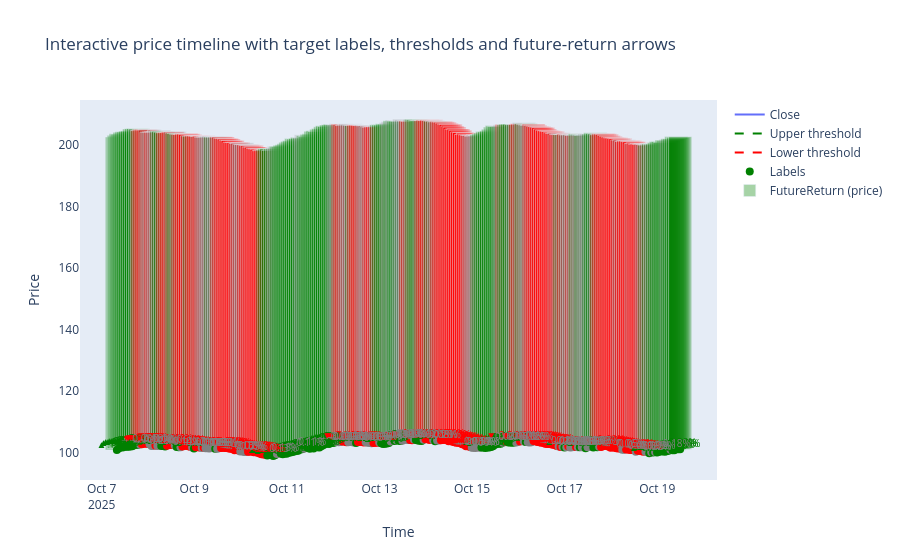

Source (notebook cell):
### Markdown cell above
## Interactive timeline (Plotly)

An interactive chart lets viewers hover to see the exact price, future return and the label. This is useful when sharing the notebook with stakeholders or exporting to HTML.

### Code cell
# Interactive Plotly timeline
plot_df = df.tail(300).reset_index()
plot_df['TargetColor'] = plot_df['Target'].map({0: 'red', 1: 'green', 2: 'gray'})
# Convert return-based thresholds into price-space thresholds for plotting
plot_df['UpperPrice'] = plot_df['Close'] * (1 + plot_df['UpperThreshold'])
plot_df['LowerPrice'] = plot_df['Close'] * (1 + plot_df['LowerThreshold'])
# Create arrow text showing direction and magnitude (▲ up, ▼ down, → sideways)
def arrow_label(fr, up_thr, low_thr):
    if fr > up_thr:
        return f'▲ {fr:.2%}'
    if fr < low_thr:
        return f'▼ {abs(fr):.2%}'
    return f'→ {fr:.2%}'
plot_df['ArrowText'] = plot_df.apply(lambda r: arrow_label(r['FutureReturn'], r['UpperThreshold'], r['LowerThreshold']), axis=1)
fig = go.Figure()
# Price line
fig.add_trace(go.Scatter(x=plot_df['index'], y=plot_df['Close'], mode='lines', name='Close', yaxis='y1'))
# Threshold lines (dashed)
fig.add_trace(go.Scatter(x=plot_df['index'], y=plot_df['UpperPrice'], mode='lines', name='Upper threshold',
                         line=dict(dash='dash', color='green'), yaxis='y1'))
fig.add_trace(go.Scatter(x=plot_df['index'], y=plot_df['LowerPrice'], mode='lines', name='Lower threshold',
                         line=dict(dash='dash', color='red'), yaxis='y1'))
# Markers with hover info
fig.add_trace(go.Scatter(x=plot_df['index'], y=plot_df['Close'], mode='markers',
                         marker=dict(color=plot_df['TargetColor'], size=8),
                         hovertemplate='Time: %{x}<br>Price: %{y:.4f}<br>Future ret: %{customdata[0]:.4f}<br>Label: %{customdata[1]}',
                         customdata=plot_df[['FutureReturn','TargetLabel']].values,
                         name='Labels', yaxis='y1'))
# Arrow text annotations split by class so colors are controlled
up_df = plot_df[plot_df['Target'] == 1]
down_df = plot_df[plot_df['Target'] == 0]
side_df = plot_df[plot_df['Target'] == 2]
fig.add_trace(go.Scatter(x=up_df['index'], y=up_df['Close'], mode='text', text=up_df['ArrowText'],
                         textposition='top center', textfont=dict(size=10, color='green'), showlegend=False, yaxis='y1'))
fig.add_trace(go.Scatter(x=down_df['index'], y=down_df['Close'], mode='text', text=down_df['ArrowText'],
                         textposition='top center', textfont=dict(size=10, color='red'), showlegend=False, yaxis='y1'))
fig.add_trace(go.Scatter(x=side_df['index'], y=side_df['Close'], mode='text', text=side_df['ArrowText'],
                         textposition='top center', textfont=dict(size=10, color='gray'), showlegend=False, yaxis='y1'))
# FutureReturn as price-space bars anchored at the Close price (start at the point and extend up/down)
plot_df['EndPrice'] = plot_df['Close'] * (1 + plot_df['FutureReturn'])
# Bar height (delta) = EndPrice - Close so bars start at the point and extend up/down by the move
plot_df['DeltaPrice'] = plot_df['EndPrice'] - plot_df['Close']
# Color bars by target class to match markers
bar_colors = plot_df['Target'].map({0: 'rgba(255,0,0,0.35)', 1: 'rgba(0,128,0,0.35)', 2: 'rgba(128,128,128,0.25)'})
# Use a 1-hour width for bars (ms) to align with hourly data; adjust if your data frequency differs
one_hour_ms = 60 * 60 * 1000
fig.add_trace(go.Bar(x=plot_df['index'], base=plot_df['Close'], y=plot_df['DeltaPrice'], marker_color=bar_colors, name='FutureReturn (price)', width=one_hour_ms, hovertemplate='Time: %{x}<br>Start price: %{base:.4f}<br>End price: %{customdata[0]:.4f}<br>Future ret: %{customdata[1]:.2%}', customdata=np.vstack([plot_df['EndPrice'], plot_df['FutureReturn']]).T, showlegend=True, yaxis='y1'))
fig.update_layout(title='Interactive price timeline with target labels, thresholds and future-return arrows', xaxis_title='Time', yaxis=dict(title='Price', side='left', showgrid=False), height=560)
fig.show()
